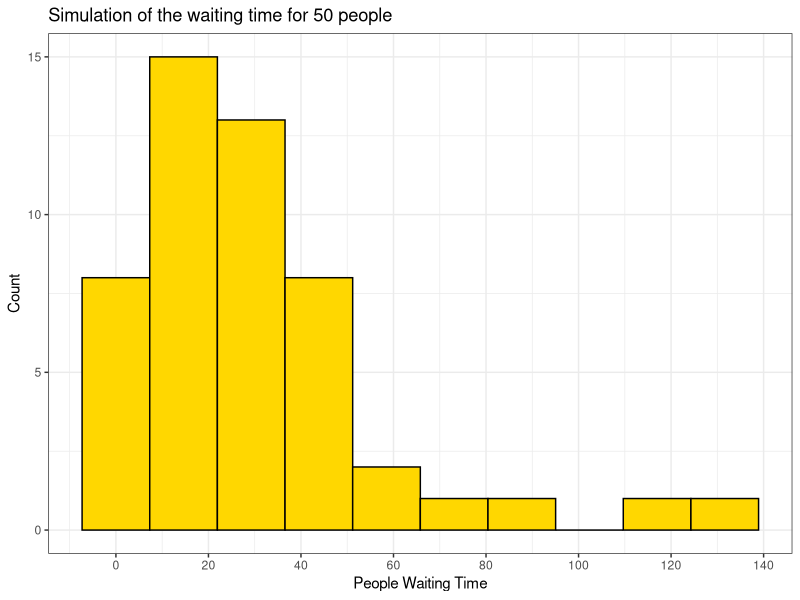
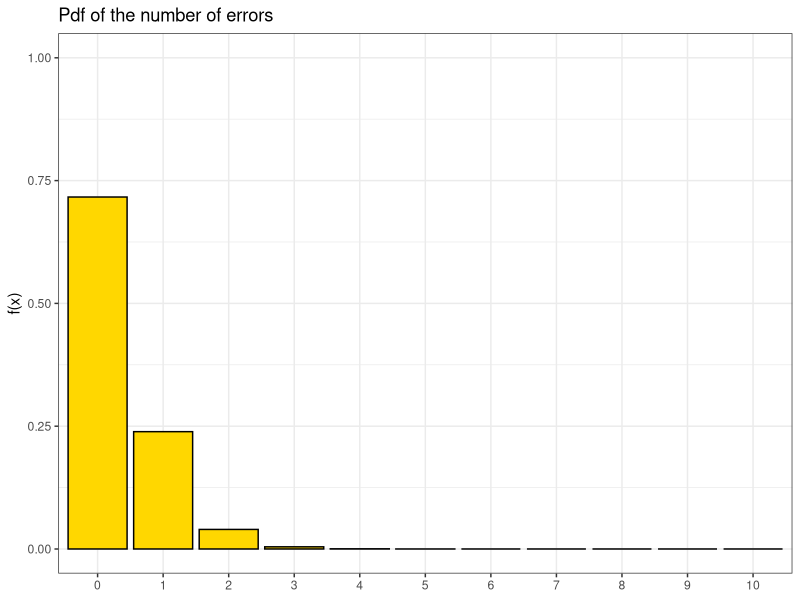
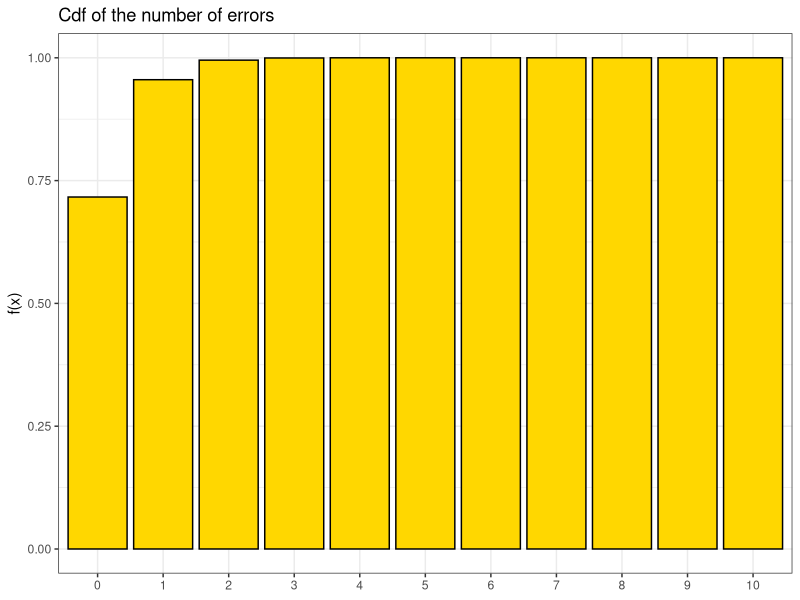
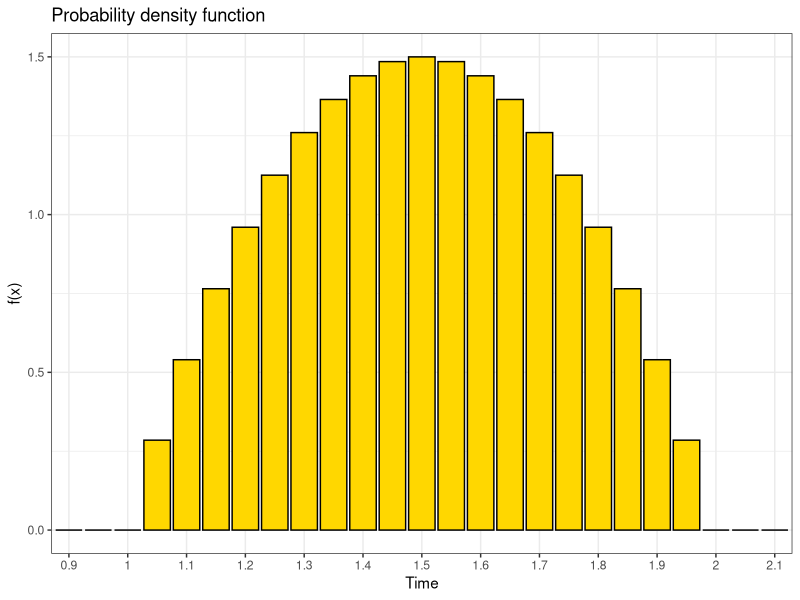
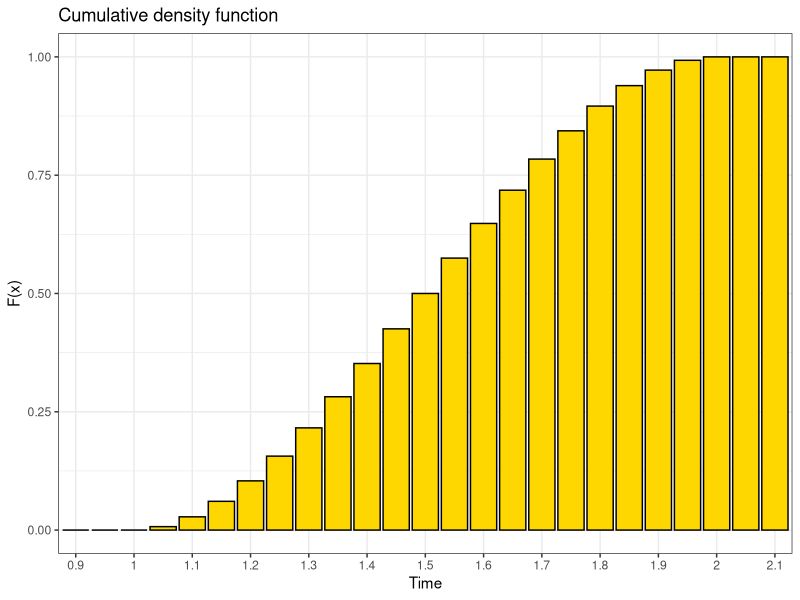
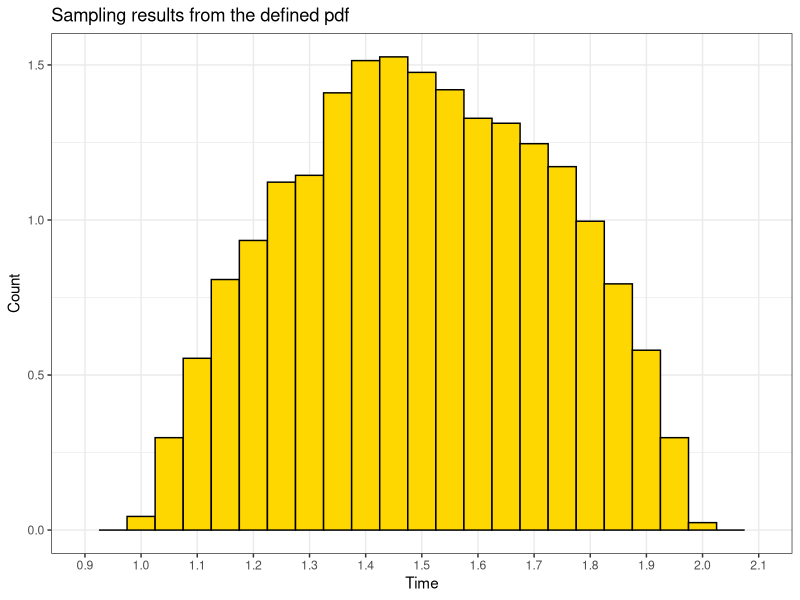

Recreate these plots in R, in order.
## ---- chunk 1
knitr::opts_chunk$set(dev = "ragg_png")
options(digits=5) # set number of digits equal to 5

## ---- chunk 2

# tidyverse
library(tidyverse)

# others
library(gridExtra)
library(kableExtra)
# library(scales)
# library(glue)
# library(highcharter)

## ---- chunk 3

mykable <- function(data) {
  knitr::kable(data) %>% 
    kable_styling()
}

# Colors
colors <- c('darkred', 'deepskyblue', 'darkgreen', 'darkgoldenrod', 'darkblue')

## ---- chunk 4

x <- c(15.58, 15.9, 16, 16.1, 16.2)
p1 <- c(0.15, 0.21, 0.35, 0.15, 0.14)
p2 <- c(0.14, 0.05, 0.64, 0.08, 0.09)

exp_value_1 <- sum(x*p1)
exp_value_2 <- sum(x*p2)

var_1 <- sum(p1*(x-exp_value_1)**2)
var_2 <- sum(p2*(x-exp_value_2)**2)

cat(
  'E[X] method 1:', exp_value_1, 
  '\nE[X] method 2:', exp_value_2, 
  '\nVar(X) method 1:', var_1,
  '\nVar(X) method 2:', var_2
  )


## ---- chunk 5

set.seed(1) 
lambda = 1/30
people_wt <- rexp(50, lambda)

ggplot() + 
  geom_histogram(aes(people_wt),  bins = 10, fill='gold', colour="black") +
  labs(title="Simulation of the waiting time for 50 people", 
       x='People Waiting Time',
       y='Count')+
  scale_x_continuous(
    breaks = seq(0, 160, 20),
  ) + 
  theme_bw()

## ---- chunk 6
cat('Probability that a person will wait for less than 10 minutes:', pexp(10, lambda), '%')

## ---- chunk 7

ex <- integrate(function(x){x*dexp(x, lambda)}, lower = -Inf, upper = Inf)$value
cat('Average waiting time by integration:', ex)
cat('\nError:', abs(ex-30)/30)

## ---- chunk 8

ex <- mean(people_wt)
cat('Simulated average waiting time:', ex, 'minutes')
cat('\nError:', formatC(abs(ex-30)/30, format = "e"))

## ---- chunk 9
cat('Probability for waiting more than one hour:', 1-pexp(60, lambda), '%')

## ---- chunk 10

set.seed(1)

x=0:10
nerrors <- data.frame(X=factor(x, levels = x), pdf=dpois(x, 1/3), cdf=ppois(x, 1/3))

# Plot
pdf <- ggplot() + 
  geom_col(data=nerrors, aes(X, pdf), fill='gold', colour="black") +
  labs(title="Pdf of the number of errors", 
       y='f(x)') +
  ylim(0,1)+
  theme_bw() +
  theme(axis.title.x = element_blank())

cdf <- ggplot() + 
  geom_col(data=nerrors, aes(X, cdf), fill='gold', colour="black") +
  labs(title="Cdf of the number of errors", 
       y='f(x)') +
  theme_bw() +
  theme(axis.title.x = element_blank())

plot(pdf)
plot(cdf)
        
## ---- chunk 11
cat('Probability that there is at least one error on a specific page of the book:', 1-dpois(0, 1/3), '%')

## ---- chunk 12

p=1/13

prob_10_a <- dbinom(0, 9, p) 
cat('Probability that at least 10 draws are needed until one ace is drawn:', prob_10_a, '%')

## ---- chunk 13

n_failures <- 0:8
prob_10_b <- 1-sum(dnbinom(n_failures, 1, p))

cat('Probability that at least 10 draws are needed until one ace is drawn:', prob_10_b, '%')

## ---- chunk 14
mypdf <- 

integral_c1 <- integrate(
  function(t){
    ifelse((t>1 & t<2), (t-1)*(2-t), 0)
    }, 
  lower=1, upper=2
)

cat('The constant c that guarantees the normalization is:', 1/integral_c1$value)


## ---- chunk 15

# PDF
d_custom <- function(t, c=6){
    ifelse((t>1 & t<2), c*(t-1)*(2-t), 0)
}

# CDF
p_custom <- function(t){
  integrals = numeric(length(t))
  for (i in seq_along(t)){
    integrals[i] <- integrate(d_custom, lower=-Inf, upper = t[i], rel.tol = 1e-12)$value
  }
  return(integrals)
  }

# General inverse functions;
# bounds set such that it searches for a solution in [1, 2], the only interval in which the cdf is invertible
inverse <- function(f, lower=1, upper=2){
  function(y){
    uniroot(function(x){f(x) - y}, lower = lower, upper = upper)$root
  }
}

# Quantile function
q_custom <- function(y){
  output <- numeric(length(y))
  for (i in seq_along(y)){
    if (y[i]==1) output[i]<-2       # boundary value
    else if (y[i]==0) output[i]<-1  # boundary value
    else output[i] <- inverse(p_custom)(y[i])
  }
  return(output)
}

# Generate random numbers from the distribution
r_custom <- function(n, seed=1){
  set.seed(seed)
  q_custom(runif(n))
}

## ---- chunk 16


time <- seq(0.9,2.1, by=0.05)

plot_pdf <- ggplot()+
  geom_col(aes(x=factor(time), y=d_custom(time)),  fill='gold', colour="black") +
  labs(title="Probability density function", 
       x='Time',
       y='f(x)')+
  scale_x_discrete(breaks=seq(0.9, 2.1, by=0.1))+
  theme_bw()

plot_cdf <- ggplot()+
  geom_col(aes(x=factor(time), y=p_custom(time)),  fill='gold', colour="black") +
  labs(title="Cumulative density function", 
       x='Time',
       y='F(x)')+
  scale_x_discrete(breaks=seq(0.9, 2.1, by=0.1))+
  theme_bw()

plot(plot_pdf)
plot(plot_cdf)


## ---- chunk 17

ggplot() + 
  geom_histogram(aes(x=r_custom(10000), y=..density..),  binwidth = 0.05, center = 0.05, fill='gold', colour="black") +
  labs(title="Sampling results from the defined pdf", 
       x='Time',
       y='Count')+
  scale_x_continuous(breaks=seq(0.9, 2.1, by=0.1), limits=c(0.9, 2.1)) +
  theme_bw()+
  theme(panel.grid.minor.x = element_blank())

## ---- chunk 18

time_1 <- 75./60
time_2 <- 90./60
time_3 <- 120./60

cat('Probability that the student will finish the test in more than 75 minutes:', 1-p_custom(time_1), '%')
